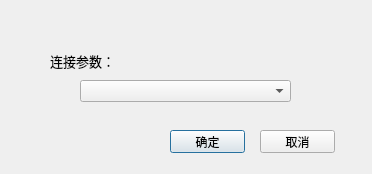
<?xml version="1.0" encoding="UTF-8"?>
<ui version="4.0">
 <class>Form</class>
 <widget class="QDialog" name="Form">
  <property name="geometry">
   <rect>
    <x>0</x>
    <y>0</y>
    <width>372</width>
    <height>174</height>
   </rect>
  </property>
  <property name="windowTitle">
   <string>USB Connect</string>
  </property>
  <widget class="QLabel" name="label">
   <property name="geometry">
    <rect>
     <x>50</x>
     <y>50</y>
     <width>161</width>
     <height>21</height>
    </rect>
   </property>
   <property name="font">
    <font>
     <family>Arial</family>
     <pointsize>10</pointsize>
    </font>
   </property>
   <property name="text">
    <string>连接参数：</string>
   </property>
  </widget>
  <widget class="QPushButton" name="btn_ok">
   <property name="geometry">
    <rect>
     <x>170</x>
     <y>130</y>
     <width>75</width>
     <height>23</height>
    </rect>
   </property>
   <property name="text">
    <string>确定</string>
   </property>
  </widget>
  <widget class="QPushButton" name="btn_canel">
   <property name="geometry">
    <rect>
     <x>260</x>
     <y>130</y>
     <width>75</width>
     <height>23</height>
    </rect>
   </property>
   <property name="text">
    <string>取消</string>
   </property>
  </widget>
  <widget class="QComboBox" name="cb_connectParam">
   <property name="geometry">
    <rect>
     <x>80</x>
     <y>80</y>
     <width>211</width>
     <height>22</height>
    </rect>
   </property>
  </widget>
 </widget>
 <resources/>
 <connections/>
</ui>
